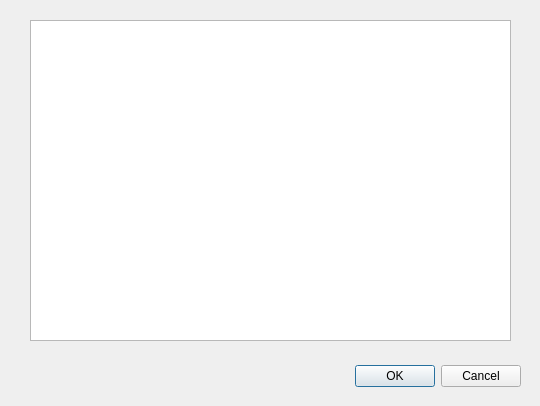
<?xml version="1.0" encoding="UTF-8"?>
<ui version="4.0">
 <class>DialogPlot</class>
 <widget class="QDialog" name="DialogPlot">
  <property name="geometry">
   <rect>
    <x>0</x>
    <y>0</y>
    <width>540</width>
    <height>406</height>
   </rect>
  </property>
  <property name="windowTitle">
   <string>Dialog</string>
  </property>
  <widget class="QDialogButtonBox" name="buttonBox">
   <property name="geometry">
    <rect>
     <x>180</x>
     <y>360</y>
     <width>341</width>
     <height>32</height>
    </rect>
   </property>
   <property name="orientation">
    <enum>Qt::Horizontal</enum>
   </property>
   <property name="standardButtons">
    <set>QDialogButtonBox::Cancel|QDialogButtonBox::Ok</set>
   </property>
  </widget>
  <widget class="QGraphicsView" name="graphicsView">
   <property name="geometry">
    <rect>
     <x>30</x>
     <y>20</y>
     <width>481</width>
     <height>321</height>
    </rect>
   </property>
  </widget>
 </widget>
 <resources/>
 <connections>
  <connection>
   <sender>buttonBox</sender>
   <signal>accepted()</signal>
   <receiver>DialogPlot</receiver>
   <slot>accept()</slot>
   <hints>
    <hint type="sourcelabel">
     <x>248</x>
     <y>254</y>
    </hint>
    <hint type="destinationlabel">
     <x>157</x>
     <y>274</y>
    </hint>
   </hints>
  </connection>
  <connection>
   <sender>buttonBox</sender>
   <signal>rejected()</signal>
   <receiver>DialogPlot</receiver>
   <slot>reject()</slot>
   <hints>
    <hint type="sourcelabel">
     <x>316</x>
     <y>260</y>
    </hint>
    <hint type="destinationlabel">
     <x>286</x>
     <y>274</y>
    </hint>
   </hints>
  </connection>
 </connections>
</ui>
